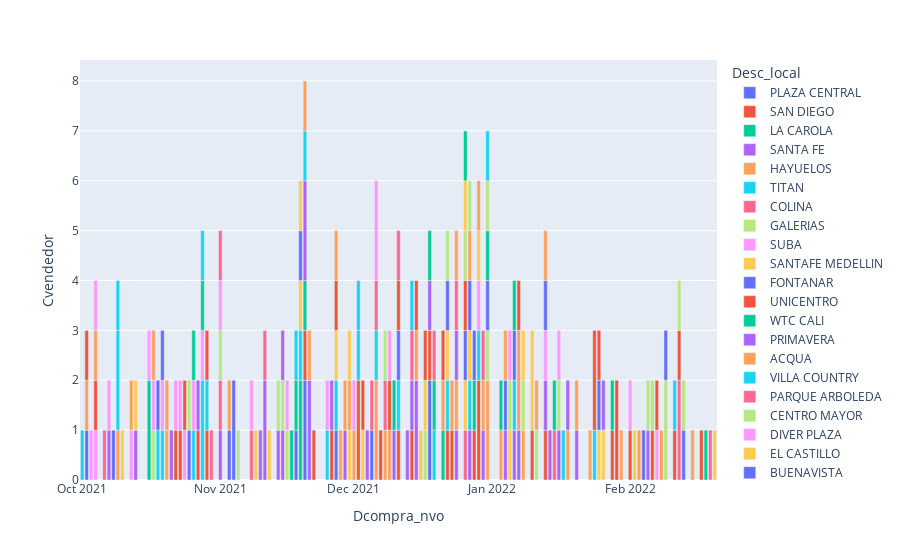

The cell this chart's notebook holds for it:
### Code cell
nc_r= sa.df_nc.loc[sa.df_nc.Nrutcomprador == "0" ] 
ced_0 = nc_r.groupby(["Desc_local","Dcompra_nvo"])["Cvendedor"].nunique().sort_values(ascending=False).reset_index()
graf_ced_0 = px.bar(ced_0, x="Dcompra_nvo", y="Cvendedor", color="Desc_local" )
graf_ced_0.show()

### Figure 1 — Plotly figure (JSON) as saved in the notebook; plotly's stock layout.template omitted (floating-point values rounded to 4 significant figures)
{"data": [{"alignmentgroup": "True", "hovertemplate": "Desc_local=PLAZA CENTRAL<br>Dcompra_nvo=%{x}<br>Cvendedor=%{y}<extra></extra>", "legendgroup": "PLAZA CENTRAL", "marker": {"color": "#636efa", "pattern": {"shape": ""}}, "name": "PLAZA CENTRAL", "offsetgroup": "PLAZA CENTRAL", "orientation": "v", "showlegend": true, "textposition": "auto", "type": "bar", "x": ["2021-11-20T00:00:00", "2021-11-04T00:00:00", "2022-02-13T00:00:00", "2021-12-05T00:00:00", "2021-11-27T00:00:00", "2021-10-08T00:00:00", "2021-10-02T00:00:00"], "xaxis": "x", "y": [2, 2, 1, 1, 1, 1, 1], "yaxis": "y"}, {"alignmentgroup": "True", "hovertemplate": "Desc_local=SAN DIEGO<br>Dcompra_nvo=%{x}<br>Cvendedor=%{y}<extra></extra>", "legendgroup": "SAN DIEGO", "marker": {"color": "#EF553B", "pattern": {"shape": ""}}, "name": "SAN DIEGO", "offsetgroup": "SAN DIEGO", "orientation": "v", "showlegend": true, "textposition": "auto", "type": "bar", "x": ["2021-12-29T00:00:00", "2021-10-23T00:00:00", "2022-01-10T00:00:00", "2021-10-27T00:00:00", "2022-01-13T00:00:00", "2022-02-06T00:00:00", "2022-02-11T00:00:00", "2022-02-17T00:00:00", "2021-12-22T00:00:00", "2021-12-14T00:00:00", "2021-12-11T00:00:00", "2021-11-26T00:00:00", "2021-11-20T00:00:00", "2021-10-29T00:00:00"], "xaxis": "x", "y": [2, 1, 1, 1, 1, 1, 1, 1, 1, 1, 1, 1, 1, 1], "yaxis": "y"}, {"alignmentgroup": "True", "hovertemplate": "Desc_local=LA CAROLA<br>Dcompra_nvo=%{x}<br>Cvendedor=%{y}<extra></extra>", "legendgroup": "LA CAROLA", "marker": {"color": "#00cc96", "pattern": {"shape": ""}}, "name": "LA CAROLA", "offsetgroup": "LA CAROLA", "orientation": "v", "showlegend": true, "textposition": "auto", "type": "bar", "x": ["2021-11-19T00:00:00", "2021-11-20T00:00:00"], "xaxis": "x", "y": [2, 1], "yaxis": "y"}, {"alignmentgroup": "True", "hovertemplate": "Desc_local=SANTA FE<br>Dcompra_nvo=%{x}<br>Cvendedor=%{y}<extra></extra>", "legendgroup": "SANTA FE", "marker": {"color": "#ab63fa", "pattern": {"shape": ""}}, "name": "SANTA FE", "offsetgroup": "SANTA FE", "orientation": "v", "showlegend": true, "textposition": "auto", "type": "bar", "x": ["2021-11-11T00:00:00", "2021-11-20T00:00:00", "2021-11-21T00:00:00", "2021-12-15T00:00:00", "2022-02-05T00:00:00", "2021-12-27T00:00:00", "2021-12-30T00:00:00", "2022-01-04T00:00:00", "2022-01-06T00:00:00", "2022-01-07T00:00:00", "2022-01-13T00:00:00", "2022-01-16T00:00:00", "2022-01-20T00:00:00", "2021-12-24T00:00:00", "2021-10-07T00:00:00", "2021-10-13T00:00:00", "2021-10-21T00:00:00", "2021-10-27T00:00:00", "2021-11-01T00:00:00", "2021-11-10T00:00:00", "2021-11-14T00:00:00", "2021-11-15T00:00:00", "2021-11-26T00:00:00", "2021-11-29T00:00:00", "2021-12-04T00:00:00", "2021-12-10T00:00:00", "2021-12-13T00:00:00", "2021-12-14T00:00:00"], "xaxis": "x", "y": [2, 2, 2, 2, 1, 1, 1, 1, 1, 1, 1, 1, 1, 1, 1, 1, 1, 1, 1, 1, 1, 1, 1, 1, 1, 1, 1, 1], "yaxis": "y"}, {"alignmentgroup": "True", "hovertemplate": "Desc_local=HAYUELOS<br>Dcompra_nvo=%{x}<br>Cvendedor=%{y}<extra></extra>", "legendgroup": "HAYUELOS", "marker": {"color": "#FFA15A", "pattern": {"shape": ""}}, "name": "HAYUELOS", "offsetgroup": "HAYUELOS", "orientation": "v", "showlegend": true, "textposition": "auto", "type": "bar", "x": ["2021-12-31T00:00:00", "2021-12-06T00:00:00", "2022-01-07T00:00:00", "2022-01-08T00:00:00", "2022-01-18T00:00:00", "2022-01-20T00:00:00", "2021-12-24T00:00:00", "2022-01-03T00:00:00", "2021-12-15T00:00:00", "2021-12-09T00:00:00", "2021-10-02T00:00:00", "2021-10-09T00:00:00", "2021-10-20T00:00:00", "2021-11-21T00:00:00", "2021-12-01T00:00:00", "2021-12-08T00:00:00"], "xaxis": "x", "y": [2, 2, 2, 1, 1, 1, 1, 1, 1, 1, 1, 1, 1, 1, 1, 1], "yaxis": "y"}, {"alignmentgroup": "True", "hovertemplate": "Desc_local=TITAN<br>Dcompra_nvo=%{x}<br>Cvendedor=%{y}<extra></extra>", "legendgroup": "TITAN", "marker": {"color": "#19d3f3", "pattern": {"shape": ""}}, "name": "TITAN", "offsetgroup": "TITAN", "orientation": "v", "showlegend": true, "textposition": "auto", "type": "bar", "x": ["2021-10-28T00:00:00", "2021-10-09T00:00:00", "2022-01-24T00:00:00", "2022-02-11T00:00:00", "2022-01-06T00:00:00", "2021-12-29T00:00:00", "2021-10-18T00:00:00", "2021-10-19T00:00:00", "2021-10-26T00:00:00", "2021-10-29T00:00:00", "2021-11-19T00:00:00", "2021-11-20T00:00:00", "2021-11-25T00:00:00", "2021-11-27T00:00:00", "2021-12-06T00:00:00", "2021-12-11T00:00:00", "2021-12-19T00:00:00", "2021-12-22T00:00:00", "2021-12-27T00:00:00"], "xaxis": "x", "y": [2, 2, 1, 1, 1, 1, 1, 1, 1, 1, 1, 1, 1, 1, 1, 1, 1, 1, 1], "yaxis": "y"}, {"alignmentgroup": "True", "hovertemplate": "Desc_local=COLINA<br>Dcompra_nvo=%{x}<br>Cvendedor=%{y}<extra></extra>", "legendgroup": "COLINA", "marker": {"color": "#FF6692", "pattern": {"shape": ""}}, "name": "COLINA", "offsetgroup": "COLINA", "orientation": "v", "showlegend": true, "textposition": "auto", "type": "bar", "x": ["2022-02-12T00:00:00", "2022-02-19T00:00:00", "2021-10-06T00:00:00", "2021-10-30T00:00:00", "2021-11-01T00:00:00", "2021-11-11T00:00:00", "2021-12-05T00:00:00", "2021-12-06T00:00:00", "2021-12-08T00:00:00", "2021-12-26T00:00:00", "2022-01-15T00:00:00"], "xaxis": "x", "y": [2, 1, 1, 1, 1, 1, 1, 1, 1, 1, 1], "yaxis": "y"}, {"alignmentgroup": "True", "hovertemplate": "Desc_local=GALERIAS<br>Dcompra_nvo=%{x}<br>Cvendedor=%{y}<extra></extra>", "legendgroup": "GALERIAS", "marker": {"color": "#B6E880", "pattern": {"shape": ""}}, "name": "GALERIAS", "offsetgroup": "GALERIAS", "orientation": "v", "showlegend": true, "textposition": "auto", "type": "bar", "x": ["2022-02-09T00:00:00", "2021-11-05T00:00:00", "2021-11-01T00:00:00", "2021-11-14T00:00:00", "2021-11-15T00:00:00", "2021-11-16T00:00:00", "2021-12-17T00:00:00", "2021-12-31T00:00:00", "2022-01-08T00:00:00", "2022-01-11T00:00:00", "2022-02-05T00:00:00", "2022-02-13T00:00:00"], "xaxis": "x", "y": [2, 1, 1, 1, 1, 1, 1, 1, 1, 1, 1, 1], "yaxis": "y"}, {"alignmentgroup": "True", "hovertemplate": "Desc_local=SUBA<br>Dcompra_nvo=%{x}<br>Cvendedor=%{y}<extra></extra>", "legendgroup": "SUBA", "marker": {"color": "#FF97FF", "pattern": {"shape": ""}}, "name": "SUBA", "offsetgroup": "SUBA", "orientation": "v", "showlegend": true, "textposition": "auto", "type": "bar", "x": ["2021-12-06T00:00:00", "2021-10-03T00:00:00", "2021-10-04T00:00:00", "2021-10-07T00:00:00", "2021-10-12T00:00:00", "2021-10-19T00:00:00", "2021-10-23T00:00:00", "2021-10-24T00:00:00", "2021-10-26T00:00:00", "2021-10-28T00:00:00", "2021-11-01T00:00:00", "2021-11-16T00:00:00", "2021-12-01T00:00:00", "2021-12-29T00:00:00", "2022-01-13T00:00:00", "2022-02-07T00:00:00"], "xaxis": "x", "y": [2, 1, 1, 1, 1, 1, 1, 1, 1, 1, 1, 1, 1, 1, 1, 1], "yaxis": "y"}, {"alignmentgroup": "True", "hovertemplate": "Desc_local=SANTAFE MEDELLIN<br>Dcompra_nvo=%{x}<br>Cvendedor=%{y}<extra></extra>", "legendgroup": "SANTAFE MEDELLIN", "marker": {"color": "#FECB52", "pattern": {"shape": ""}}, "name": "SANTAFE MEDELLIN", "offsetgroup": "SANTAFE MEDELLIN", "orientation": "v", "showlegend": true, "textposition": "auto", "type": "bar", "x": ["2022-01-10T00:00:00", "2021-10-13T00:00:00", "2021-10-10T00:00:00", "2021-11-09T00:00:00", "2021-11-19T00:00:00", "2021-11-27T00:00:00", "2021-11-30T00:00:00", "2021-12-03T00:00:00", "2021-12-16T00:00:00", "2021-12-22T00:00:00", "2021-12-26T00:00:00", "2021-12-29T00:00:00", "2021-12-27T00:00:00", "2022-01-05T00:00:00", "2022-01-08T00:00:00", "2022-01-25T00:00:00", "2022-02-02T00:00:00"], "xaxis": "x", "y": [2, 1, 1, 1, 1, 1, 1, 1, 1, 1, 1, 1, 1, 1, 1, 1, 1], "yaxis": "y"}, {"alignmentgroup": "True", "hovertemplate": "Desc_local=FONTANAR<br>Dcompra_nvo=%{x}<br>Cvendedor=%{y}<extra></extra>", "legendgroup": "FONTANAR", "marker": {"color": "#636efa", "pattern": {"shape": ""}}, "name": "FONTANAR", "offsetgroup": "FONTANAR", "orientation": "v", "showlegend": true, "textposition": "auto", "type": "bar", "x": ["2021-12-18T00:00:00", "2021-10-19T00:00:00", "2021-10-25T00:00:00", "2021-11-03T00:00:00", "2021-11-18T00:00:00", "2021-11-19T00:00:00", "2021-12-11T00:00:00", "2021-12-22T00:00:00", "2021-12-26T00:00:00", "2021-12-27T00:00:00", "2021-12-31T00:00:00", "2022-01-04T00:00:00", "2022-01-06T00:00:00", "2022-01-13T00:00:00", "2022-01-25T00:00:00", "2022-02-09T00:00:00"], "xaxis": "x", "y": [2, 1, 1, 1, 1, 1, 1, 1, 1, 1, 1, 1, 1, 1, 1, 1], "yaxis": "y"}, {"alignmentgroup": "True", "hovertemplate": "Desc_local=UNICENTRO<br>Dcompra_nvo=%{x}<br>Cvendedor=%{y}<extra></extra>", "legendgroup": "UNICENTRO", "marker": {"color": "#EF553B", "pattern": {"shape": ""}}, "name": "UNICENTRO", "offsetgroup": "UNICENTRO", "orientation": "v", "showlegend": true, "textposition": "auto", "type": "bar", "x": ["2021-12-02T00:00:00", "2022-01-24T00:00:00", "2022-01-29T00:00:00", "2021-10-02T00:00:00", "2021-10-04T00:00:00", "2021-10-22T00:00:00", "2021-10-24T00:00:00", "2021-10-29T00:00:00", "2021-11-22T00:00:00", "2021-11-27T00:00:00", "2021-12-03T00:00:00", "2021-12-09T00:00:00", "2021-12-11T00:00:00", "2021-12-15T00:00:00", "2021-12-18T00:00:00", "2021-12-26T00:00:00", "2021-12-28T00:00:00", "2022-01-07T00:00:00", "2022-01-25T00:00:00", "2022-02-01T00:00:00", "2022-02-07T00:00:00", "2022-02-12T00:00:00"], "xaxis": "x", "y": [2, 2, 2, 1, 1, 1, 1, 1, 1, 1, 1, 1, 1, 1, 1, 1, 1, 1, 1, 1, 1, 1], "yaxis": "y"}, {"alignmentgroup": "True", "hovertemplate": "Desc_local=WTC CALI<br>Dcompra_nvo=%{x}<br>Cvendedor=%{y}<extra></extra>", "legendgroup": "WTC CALI", "marker": {"color": "#00cc96", "pattern": {"shape": ""}}, "name": "WTC CALI", "offsetgroup": "WTC CALI", "orientation": "v", "showlegend": true, "textposition": "auto", "type": "bar", "x": ["2021-10-16T00:00:00", "2021-10-26T00:00:00", "2021-10-28T00:00:00", "2021-11-18T00:00:00", "2021-12-19T00:00:00", "2021-12-21T00:00:00", "2021-12-28T00:00:00", "2021-12-31T00:00:00", "2022-01-06T00:00:00"], "xaxis": "x", "y": [2, 1, 1, 1, 1, 1, 1, 1, 1], "yaxis": "y"}, {"alignmentgroup": "True", "hovertemplate": "Desc_local=PRIMAVERA<br>Dcompra_nvo=%{x}<br>Cvendedor=%{y}<extra></extra>", "legendgroup": "PRIMAVERA", "marker": {"color": "#ab63fa", "pattern": {"shape": ""}}, "name": "PRIMAVERA", "offsetgroup": "PRIMAVERA", "orientation": "v", "showlegend": true, "textposition": "auto", "type": "bar", "x": ["2022-01-14T00:00:00", "2021-12-24T00:00:00", "2021-12-18T00:00:00"], "xaxis": "x", "y": [1, 1, 1], "yaxis": "y"}, {"alignmentgroup": "True", "hovertemplate": "Desc_local=ACQUA<br>Dcompra_nvo=%{x}<br>Cvendedor=%{y}<extra></extra>", "legendgroup": "ACQUA", "marker": {"color": "#FFA15A", "pattern": {"shape": ""}}, "name": "ACQUA", "offsetgroup": "ACQUA", "orientation": "v", "showlegend": true, "textposition": "auto", "type": "bar", "x": ["2021-10-04T00:00:00", "2021-11-27T00:00:00", "2021-11-30T00:00:00", "2021-12-21T00:00:00", "2021-12-27T00:00:00", "2021-12-29T00:00:00", "2021-12-30T00:00:00", "2022-01-23T00:00:00", "2022-02-03T00:00:00", "2022-02-15T00:00:00", "2021-10-20T00:00:00"], "xaxis": "x", "y": [1, 1, 1, 1, 1, 1, 1, 1, 1, 1, 1], "yaxis": "y"}, {"alignmentgroup": "True", "hovertemplate": "Desc_local=VILLA COUNTRY<br>Dcompra_nvo=%{x}<br>Cvendedor=%{y}<extra></extra>", "legendgroup": "VILLA COUNTRY", "marker": {"color": "#19d3f3", "pattern": {"shape": ""}}, "name": "VILLA COUNTRY", "offsetgroup": "VILLA COUNTRY", "orientation": "v", "showlegend": true, "textposition": "auto", "type": "bar", "x": ["2021-10-01T00:00:00", "2021-11-18T00:00:00", "2021-12-02T00:00:00"], "xaxis": "x", "y": [1, 1, 1], "yaxis": "y"}, {"alignmentgroup": "True", "hovertemplate": "Desc_local=PARQUE ARBOLEDA<br>Dcompra_nvo=%{x}<br>Cvendedor=%{y}<extra></extra>", "legendgroup": "PARQUE ARBOLEDA", "marker": {"color": "#FF6692", "pattern": {"shape": ""}}, "name": "PARQUE ARBOLEDA", "offsetgroup": "PARQUE ARBOLEDA", "orientation": "v", "showlegend": true, "textposition": "auto", "type": "bar", "x": ["2021-12-24T00:00:00", "2021-11-01T00:00:00", "2021-11-08T00:00:00", "2021-12-11T00:00:00", "2021-12-14T00:00:00", "2021-12-19T00:00:00", "2021-12-30T00:00:00"], "xaxis": "x", "y": [1, 1, 1, 1, 1, 1, 1], "yaxis": "y"}, {"alignmentgroup": "True", "hovertemplate": "Desc_local=CENTRO MAYOR<br>Dcompra_nvo=%{x}<br>Cvendedor=%{y}<extra></extra>", "legendgroup": "CENTRO MAYOR", "marker": {"color": "#B6E880", "pattern": {"shape": ""}}, "name": "CENTRO MAYOR", "offsetgroup": "CENTRO MAYOR", "orientation": "v", "showlegend": true, "textposition": "auto", "type": "bar", "x": ["2021-12-31T00:00:00", "2022-01-05T00:00:00", "2022-01-16T00:00:00", "2022-02-06T00:00:00", "2022-02-12T00:00:00", "2021-12-26T00:00:00", "2021-12-27T00:00:00", "2021-12-22T00:00:00", "2021-12-08T00:00:00", "2021-10-17T00:00:00", "2021-10-25T00:00:00"], "xaxis": "x", "y": [1, 1, 1, 1, 1, 1, 1, 1, 1, 1, 1], "yaxis": "y"}, {"alignmentgroup": "True", "hovertemplate": "Desc_local=DIVER PLAZA<br>Dcompra_nvo=%{x}<br>Cvendedor=%{y}<extra></extra>", "legendgroup": "DIVER PLAZA", "marker": {"color": "#FF97FF", "pattern": {"shape": ""}}, "name": "DIVER PLAZA", "offsetgroup": "DIVER PLAZA", "orientation": "v", "showlegend": true, "textposition": "auto", "type": "bar", "x": ["2021-10-04T00:00:00", "2021-10-16T00:00:00", "2021-10-17T00:00:00", "2021-10-22T00:00:00", "2021-11-08T00:00:00", "2021-11-25T00:00:00", "2021-12-09T00:00:00", "2022-01-05T00:00:00", "2022-01-16T00:00:00", "2022-02-01T00:00:00"], "xaxis": "x", "y": [1, 1, 1, 1, 1, 1, 1, 1, 1, 1], "yaxis": "y"}, {"alignmentgroup": "True", "hovertemplate": "Desc_local=EL CASTILLO<br>Dcompra_nvo=%{x}<br>Cvendedor=%{y}<extra></extra>", "legendgroup": "EL CASTILLO", "marker": {"color": "#FECB52", "pattern": {"shape": ""}}, "name": "EL CASTILLO", "offsetgroup": "EL CASTILLO", "orientation": "v", "showlegend": true, "textposition": "auto", "type": "bar", "x": ["2021-11-12T00:00:00", "2021-11-19T00:00:00", "2021-11-30T00:00:00", "2021-12-17T00:00:00", "2021-12-26T00:00:00", "2022-02-20T00:00:00", "2022-01-26T00:00:00"], "xaxis": "x", "y": [1, 1, 1, 1, 1, 1, 1], "yaxis": "y"}, {"alignmentgroup": "True", "hovertemplate": "Desc_local=BUENAVISTA<br>Dcompra_nvo=%{x}<br>Cvendedor=%{y}<extra></extra>", "legendgroup": "BUENAVISTA", "marker": {"color": "#636efa", "pattern": {"shape": ""}}, "name": "BUENAVISTA", "offsetgroup": "BUENAVISTA", "orientation": "v", "showlegend": true, "textposition": "auto", "type": "bar", "x": ["2021-10-18T00:00:00", "2021-12-28T00:00:00", "2022-02-04T00:00:00"], "xaxis": "x", "y": [1, 1, 1], "yaxis": "y"}, {"alignmentgroup": "True", "hovertemplate": "Desc_local=ARKADIA<br>Dcompra_nvo=%{x}<br>Cvendedor=%{y}<extra></extra>", "legendgroup": "ARKADIA", "marker": {"color": "#EF553B", "pattern": {"shape": ""}}, "name": "ARKADIA", "offsetgroup": "ARKADIA", "orientation": "v", "showlegend": true, "textposition": "auto", "type": "bar", "x": ["2021-12-07T00:00:00", "2021-12-17T00:00:00", "2021-12-21T00:00:00", "2021-12-23T00:00:00", "2022-01-28T00:00:00"], "xaxis": "x", "y": [1, 1, 1, 1, 1], "yaxis": "y"}, {"alignmentgroup": "True", "hovertemplate": "Desc_local=CACIQUE<br>Dcompra_nvo=%{x}<br>Cvendedor=%{y}<extra></extra>", "legendgroup": "CACIQUE", "marker": {"color": "#00cc96", "pattern": {"shape": ""}}, "name": "CACIQUE", "offsetgroup": "CACIQUE", "orientation": "v", "showlegend": true, "textposition": "auto", "type": "bar", "x": ["2021-11-17T00:00:00", "2021-12-10T00:00:00", "2021-12-18T00:00:00", "2021-12-26T00:00:00", "2022-01-03T00:00:00", "2022-01-15T00:00:00", "2022-01-28T00:00:00", "2022-02-18T00:00:00"], "xaxis": "x", "y": [1, 1, 1, 1, 1, 1, 1, 1], "yaxis": "y"}, {"alignmentgroup": "True", "hovertemplate": "Desc_local=CARACOLI<br>Dcompra_nvo=%{x}<br>Cvendedor=%{y}<extra></extra>", "legendgroup": "CARACOLI", "marker": {"color": "#ab63fa", "pattern": {"shape": ""}}, "name": "CARACOLI", "offsetgroup": "CARACOLI", "orientation": "v", "showlegend": true, "textposition": "auto", "type": "bar", "x": ["2021-11-15T00:00:00", "2022-01-18T00:00:00", "2022-01-26T00:00:00"], "xaxis": "x", "y": [1, 1, 1], "yaxis": "y"}, {"alignmentgroup": "True", "hovertemplate": "Desc_local=LA FELICIDAD<br>Dcompra_nvo=%{x}<br>Cvendedor=%{y}<extra></extra>", "legendgroup": "LA FELICIDAD", "marker": {"color": "#FFA15A", "pattern": {"shape": ""}}, "name": "LA FELICIDAD", "offsetgroup": "LA FELICIDAD", "orientation": "v", "showlegend": true, "textposition": "auto", "type": "bar", "x": ["2021-11-28T00:00:00", "2021-10-12T00:00:00", "2021-10-17T00:00:00", "2021-11-03T00:00:00", "2021-11-20T00:00:00", "2021-11-29T00:00:00", "2021-12-23T00:00:00", "2021-12-24T00:00:00", "2022-01-04T00:00:00", "2022-01-11T00:00:00", "2022-01-13T00:00:00", "2022-01-30T00:00:00", "2022-02-08T00:00:00"], "xaxis": "x", "y": [1, 1, 1, 1, 1, 1, 1, 1, 1, 1, 1, 1, 1], "yaxis": "y"}, {"alignmentgroup": "True", "hovertemplate": "Desc_local=JARDIN PLAZA<br>Dcompra_nvo=%{x}<br>Cvendedor=%{y}<extra></extra>", "legendgroup": "JARDIN PLAZA", "marker": {"color": "#19d3f3", "pattern": {"shape": ""}}, "name": "JARDIN PLAZA", "offsetgroup": "JARDIN PLAZA", "orientation": "v", "showlegend": true, "textposition": "auto", "type": "bar", "x": ["2021-10-09T00:00:00", "2021-10-28T00:00:00", "2021-12-02T00:00:00", "2021-12-14T00:00:00", "2021-12-31T00:00:00", "2022-01-17T00:00:00"], "xaxis": "x", "y": [1, 1, 1, 1, 1, 1], "yaxis": "y"}], "layout": {"barmode": "relative", "legend": {"title": {"text": "Desc_local"}, "tracegroupgap": 0}, "margin": {"t": 60}, "xaxis": {"anchor": "y", "domain": [0, 1], "title": {"text": "Dcompra_nvo"}}, "yaxis": {"anchor": "x", "domain": [0, 1], "title": {"text": "Cvendedor"}}}}
